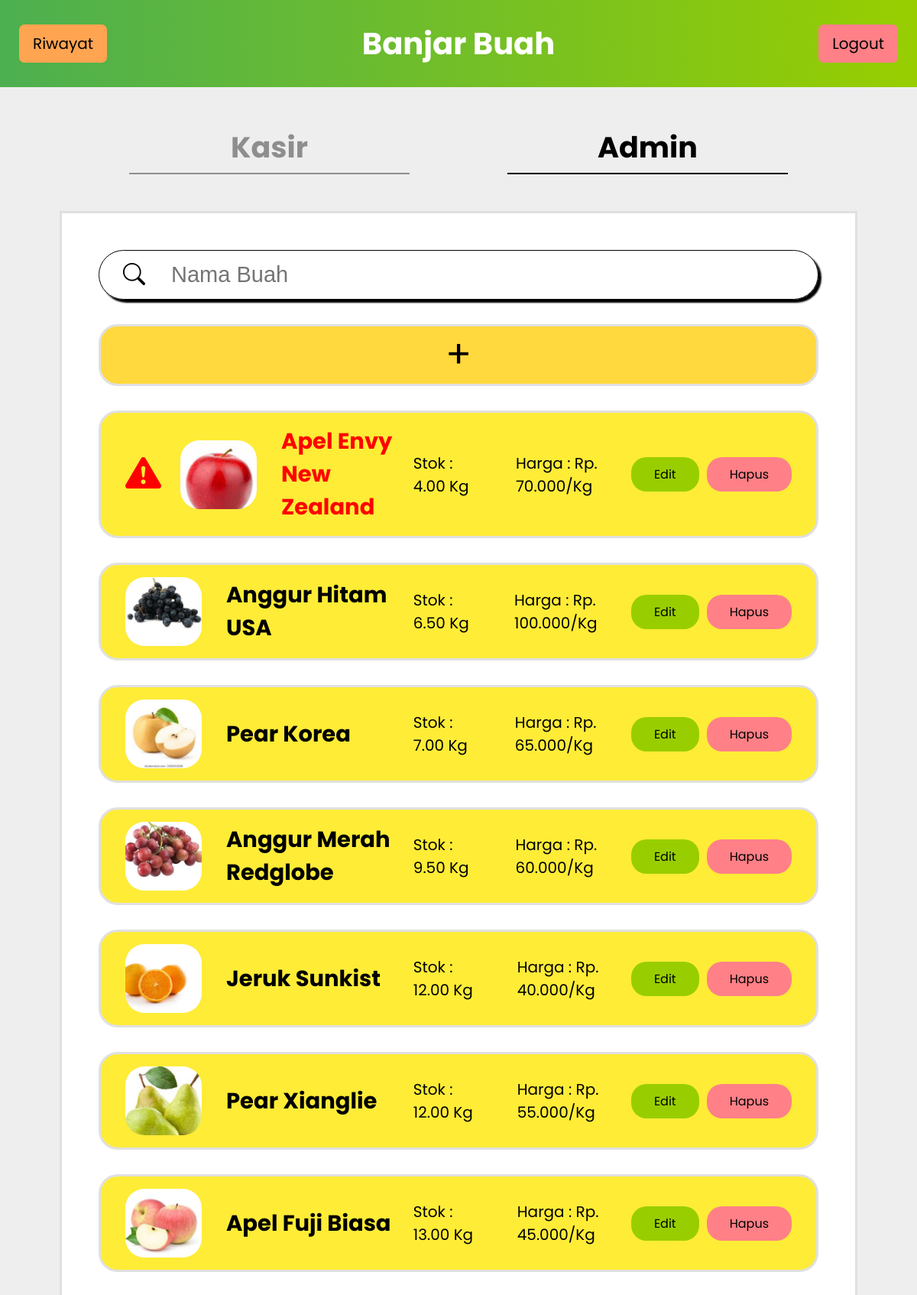
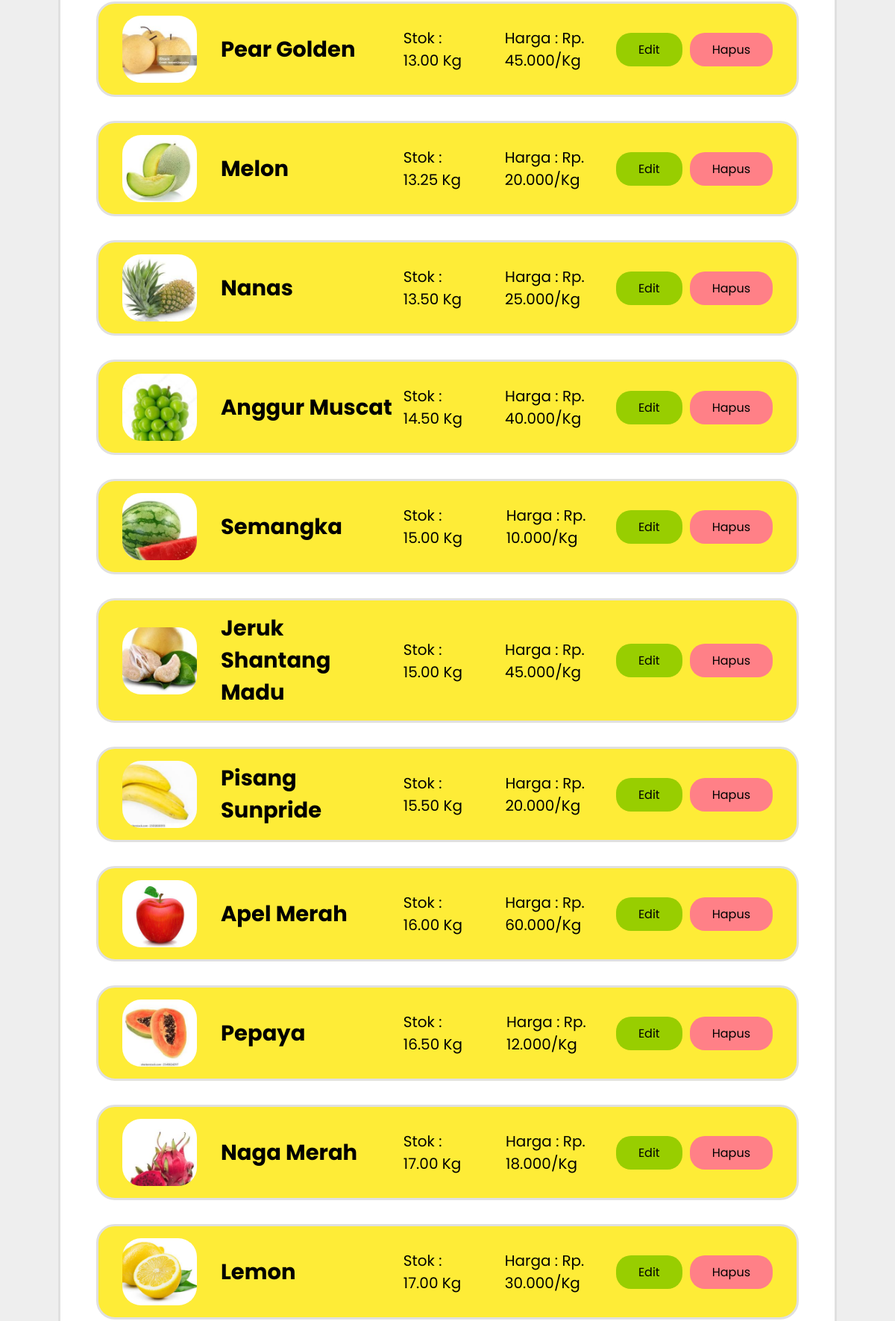
The page /admin.php (signed in, upper part) on the database its author committed (2 pictures, top to bottom).
### tables this page shows
CREATE TABLE `produk_buah` (
  `id` int(11) NOT NULL,
  `nama_buah` varchar(255) NOT NULL,
  `harga` decimal(10,2) NOT NULL,
  `stok` decimal(10,2) NOT NULL,
  `gambar` varchar(255) NOT NULL
);

### admin.php (the view, shortened to what this page needs)
<?php
include 'koneksi.php';
$sql = "SELECT * FROM produk_buah";
$sql .= " ORDER BY stok ASC";
$result = $conn->query($sql);
?>
<!DOCTYPE html>
<html lang="en">
<head>
    <link rel="stylesheet" href="style.css">
    <link
      rel="stylesheet"
      href="https://cdn.jsdelivr.net/npm/bootstrap-icons@1.11.3/font/bootstrap-icons.min.css"
    />
</head>
<body class="kasir-container">
    <nav>
      <div class="navbar">
        <a href="riwayat_penjualan.php" class="riwayat-btn">Riwayat</a>
        <a class="brand">Banjar Buah</a>
        <a href="logout.php" class="logout-btn">Logout</a>
      </div>
    </nav>
    <div class="container">
        <div class="tab-menu">
                <a href="kasir.php" class="tab-admin">Kasir</a>
                <a href="#">Admin</a>
        </div>
        <div class="admin-container">
            <form method="GET" class="cari-buah">
                <button type="submit"><i class="bi bi-search"></i></button>
                <input
                    type="text"
                    id="search"
                    name="search"
                    placeholder="Nama Buah"
                    value="<?php echo isset($_GET['search']) ? htmlspecialchars($_GET['search']) : ''; ?>"/>
            </form>
            <a href="tambah_produk.php" class="tambahProduk_admin">+</a>
            <?php
            if ($result->num_rows > 0) {
                while ($row = $result->fetch_assoc()) {
                    $lowStock = $row["stok"] < 5 ? 'low-stock' : '';
                    $icon = $row["stok"] < 5 ? '<i class="bi bi-exclamation-triangle-fill"></i>' : '';
                    echo '
                    <div class="admin-box">
                      <div class="judul-adminBuah ' . $lowStock . '">
                        ' . $icon . '
                        <img src="uploads/' . $row["gambar"] . '" alt="' . $row["nama_buah"] . '" />
                        <h3>' . htmlspecialchars($row["nama_buah"]) . '</h3>
                      </div>
                      <div class="ket-adminBuah">
                        <p>Stok : ' . $row["stok"] . ' Kg</p>
                        <p>Harga : Rp. ' . number_format($row["harga"], 0, ',', '.') . '/Kg</p>
                      </div>
                      <div class="buttonAksi_admin">
                        <a class="editProduk_admin" href="edit_produk.php?id=' . $row['id'] . '">Edit</a>
                        <a class="hapusProduk_admin" href="#" data-id="' . $row['id'] . '">Hapus</a>
                      </div>
                    </div>';
                }
            } else {
                echo '<p>Tidak ada produk yang sesuai dengan pencarian Anda.</p>';
            }
            ?>
        </div>
    </div>
</body>
</html>

### style.css (style rules this page uses)
:root { --color-text: #000; --color-primary: linear-gradient(90deg, #4caf50, #98ce00); --color-secondary: #ffd93d; --color-bg: #fff; --color-red: #ff8087; --color-green: #98ce00; }
* { margin: 0; padding: 0; box-sizing: border-box; outline: none; border: none; text-decoration: none; }
html { scroll-behavior: smooth; }
body { font-family: "Poppins", sans-serif; background-color: var(--color-bg); }
nav { padding: 2rem 25px; background: var(--color-primary); }
.navbar { display: flex; justify-content: center; align-items: center; position: relative; }
.brand { color: #fff; font-size: 40px; font-weight: bold; position: absolute; left: 50%; transform: translateX(-50%); }
.logout-btn { margin-left: auto; color: var(--color-text); text-decoration: none; font-size: 20px; padding: 10px 18px; background-color: var(--color-red); border-radius: 7px; }
.riwayat-btn { margin-right: auto; color: var(--color-text); text-decoration: none; font-size: 20px; padding: 10px 18px; background-color: #ffa451; border-radius: 7px; }
.container { margin: 30px 10px; padding: 20px; }
.cari-buah { display: flex; align-items: center; border-radius: 3rem; padding: 15px; width: 100%; height: 100%; margin: 0 auto; box-shadow: 4px 4px 2px rgba(0, 0, 0, 1); gap: 1.5rem; border: 1px solid #000; }
.cari-buah input[type="text"] { font-size: 29px; border: none; outline: none; flex: 1; padding-left: 10px; background-color: transparent; }
.cari-buah button { border: none; outline: none; cursor: pointer; background-color: transparent; font-size: 29px; margin-left: 1rem; }
.kasir-container { background-color: #eeeeee; }
.tab-menu { display: flex; justify-content: center; align-items: center; margin-bottom: 3rem; }
.tab-menu a { font-weight: bold; text-align: center; padding-bottom: 5px; color: var(--color-text); font-size: 38px; width: 367px; margin: 0 4rem; border-bottom: 2px solid var(--color-text); }
.tab-admin { opacity: 40%; }
.admin-container { display: flex; flex-direction: column; background-color: var(--color-bg); border: 3px solid #e0e0e0; padding: 3rem; margin: 0 3rem; }
.tambahProduk_admin { flex: 1; background-color: var(--color-secondary); border-radius: 25px; font-size: 50px; color: var(--color-text); margin: 2rem 0; border: 3px solid #e0e0e0; text-align: center; }
.admin-box { display: flex; align-items: center; gap: 10px; width: 100%; height: 100%; background-color: #feec37; padding: 1rem 2rem; margin-bottom: 2rem; border-radius: 25px; border: 3px solid #e0e0e0; }
.judul-adminBuah { display: flex; align-items: center; width: 560px; }
.judul-adminBuah i { font-size: 47px; margin-right: 25px; color: #ff0000; }
.judul-adminBuah h3 { font-size: 29px; padding-left: 2rem; }
.low-stock h3 { color: red; }
.judul-adminBuah img { max-width: 100px; height: 90px; object-fit: cover; border-radius: 25px; }
.ket-adminBuah { display: flex; gap: 3rem; width: 420px; }
.ket-adminBuah p { font-size: 20px; }
.buttonAksi_admin { display: flex; gap: 10px; }
.buttonAksi_admin a { font-size: 16px; border-radius: 20px; padding: 10px 30px; color: var(--color-text); }
.editProduk_admin { background-color: var(--color-green); }
.hapusProduk_admin { background-color: var(--color-red); }

### rows shown on the page
produk_buah: gambar (picture), nama_buah "Apel Envy New Zealand", stok "4.00", harga "70.000"
produk_buah: gambar (picture), nama_buah "Anggur Hitam USA", stok "6.50", harga "100.000"
produk_buah: gambar (picture), nama_buah "Pear Korea", stok "7.00", harga "65.000"
produk_buah: gambar (picture), nama_buah "Anggur Merah Redglobe", stok "9.50", harga "60.000"
produk_buah: gambar (picture), nama_buah "Jeruk Sunkist", stok "12.00", harga "40.000"
produk_buah: gambar (picture), nama_buah "Pear Xianglie", stok "12.00", harga "55.000"
produk_buah: gambar (picture), nama_buah "Apel Fuji Biasa", stok "13.00", harga "45.000"
produk_buah: gambar (picture), nama_buah "Pear Golden", stok "13.00", harga "45.000"
produk_buah: gambar (picture), nama_buah "Melon", stok "13.25", harga "20.000"
produk_buah: gambar (picture), nama_buah "Nanas", stok "13.50", harga "25.000"
produk_buah: gambar (picture), nama_buah "Anggur Muscat", stok "14.50", harga "40.000"
produk_buah: gambar (picture), nama_buah "Semangka", stok "15.00", harga "10.000"
produk_buah: gambar (picture), nama_buah "Jeruk Shantang Madu", stok "15.00", harga "45.000"
produk_buah: gambar (picture), nama_buah "Pisang Sunpride", stok "15.50", harga "20.000"
produk_buah: gambar (picture), nama_buah "Apel Merah", stok "16.00", harga "60.000"
produk_buah: gambar (picture), nama_buah "Pepaya", stok "16.50", harga "12.000"
produk_buah: gambar (picture), nama_buah "Naga Merah", stok "17.00", harga "18.000"
produk_buah: gambar (picture), nama_buah "Lemon", stok "17.00", harga "30.000"
